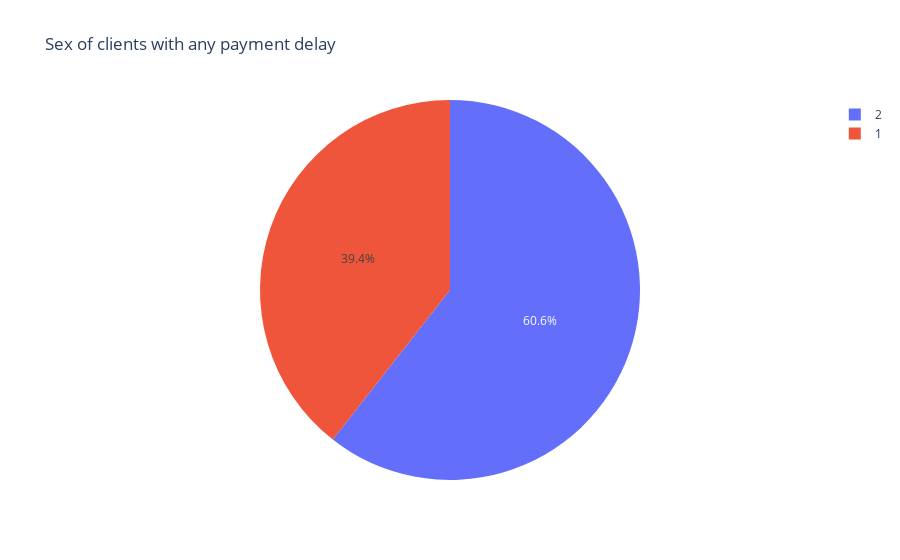

Source (notebook cell):
### Markdown cell above
> Similarly i looked at the SEX category and did a group by to count each category. Amongst the the customers that ever had any payment delay females represented 58.5% and males 41.5% of the dataset. This compared to 60.6% females and 39.4% males in the entire data set (see hidden cell for entire dataset). Considering that the share of woemn represented in the query is smaller one could also assume that a women makes a more reliable credit holder who may be more likely to never use credit or pay back her loan duly (atleast the minimal amount).

### Code cell
fig5 = px.pie(train_macrotable.groupby('SEX').count().reset_index(), #apply a map 
              values= 'ID',
              names='SEX',
              labels= 'SEX', 
              title= 'Sex of clients with any payment delay'
             )
fig5.show()

### Figure 1 — Plotly figure (JSON) as saved in the notebook; plotly's stock layout.template omitted (floating-point values rounded to 4 significant figures)
{"data": [{"domain": {"x": [0, 1], "y": [0, 1]}, "hovertemplate": "SEX=%{label}<br>ID=%{value}<extra></extra>", "labels": [1, 2], "legendgroup": "", "name": "", "showlegend": true, "type": "pie", "values": [7884, 12116]}], "layout": {"autosize": true, "legend": {"tracegroupgap": 0}, "title": {"text": "Sex of clients with any payment delay"}}}
